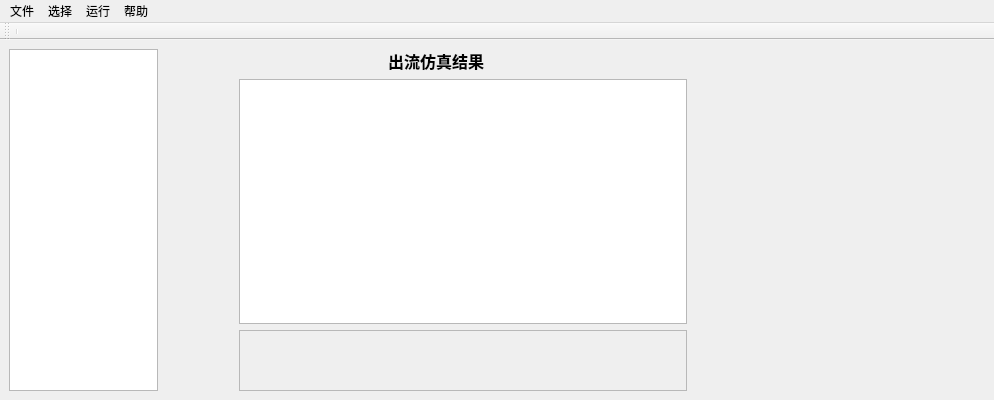
<?xml version="1.0" encoding="UTF-8"?>
<ui version="4.0">
 <class>MainWindow</class>
 <widget class="QMainWindow" name="MainWindow">
  <property name="geometry">
   <rect>
    <x>0</x>
    <y>0</y>
    <width>994</width>
    <height>400</height>
   </rect>
  </property>
  <property name="sizePolicy">
   <sizepolicy hsizetype="Preferred" vsizetype="Preferred">
    <horstretch>0</horstretch>
    <verstretch>0</verstretch>
   </sizepolicy>
  </property>
  <property name="windowTitle">
   <string>Sponge City</string>
  </property>
  <widget class="QWidget" name="centralwidget">
   <property name="sizePolicy">
    <sizepolicy hsizetype="MinimumExpanding" vsizetype="Minimum">
     <horstretch>0</horstretch>
     <verstretch>0</verstretch>
    </sizepolicy>
   </property>
   <property name="minimumSize">
    <size>
     <width>994</width>
     <height>0</height>
    </size>
   </property>
   <layout class="QHBoxLayout" name="horizontalLayout_2">
    <item>
     <layout class="QHBoxLayout" name="horizontalLayout" stretch="2,1,6,4">
      <item>
       <widget class="QListView" name="listView"/>
      </item>
      <item>
       <spacer name="horizontalSpacer_2">
        <property name="orientation">
         <enum>Qt::Horizontal</enum>
        </property>
        <property name="sizeHint" stdset="0">
         <size>
          <width>40</width>
          <height>20</height>
         </size>
        </property>
       </spacer>
      </item>
      <item>
       <layout class="QVBoxLayout" name="verticalLayout_2" stretch="1,4,1">
        <item>
         <layout class="QHBoxLayout" name="horizontalLayout_13" stretch="1,1,1">
          <item>
           <spacer name="horizontalSpacer_7">
            <property name="orientation">
             <enum>Qt::Horizontal</enum>
            </property>
            <property name="sizeType">
             <enum>QSizePolicy::Minimum</enum>
            </property>
            <property name="sizeHint" stdset="0">
             <size>
              <width>40</width>
              <height>20</height>
             </size>
            </property>
           </spacer>
          </item>
          <item>
           <widget class="QLabel" name="label_13">
            <property name="enabled">
             <bool>true</bool>
            </property>
            <property name="sizePolicy">
             <sizepolicy hsizetype="Preferred" vsizetype="Fixed">
              <horstretch>0</horstretch>
              <verstretch>0</verstretch>
             </sizepolicy>
            </property>
            <property name="text">
             <string>&lt;html&gt;&lt;head/&gt;&lt;body&gt;&lt;p&gt;&lt;span style=&quot; font-size:12pt; font-weight:600;&quot;&gt;出流仿真结果&lt;/span&gt;&lt;/p&gt;&lt;/body&gt;&lt;/html&gt;</string>
            </property>
           </widget>
          </item>
          <item>
           <spacer name="horizontalSpacer_8">
            <property name="orientation">
             <enum>Qt::Horizontal</enum>
            </property>
            <property name="sizeType">
             <enum>QSizePolicy::Minimum</enum>
            </property>
            <property name="sizeHint" stdset="0">
             <size>
              <width>40</width>
              <height>20</height>
             </size>
            </property>
           </spacer>
          </item>
         </layout>
        </item>
        <item>
         <widget class="QGraphicsView" name="green_roof_sim_curve">
          <property name="sizePolicy">
           <sizepolicy hsizetype="Preferred" vsizetype="Minimum">
            <horstretch>0</horstretch>
            <verstretch>0</verstretch>
           </sizepolicy>
          </property>
         </widget>
        </item>
        <item>
         <widget class="QFrame" name="frame">
          <property name="sizePolicy">
           <sizepolicy hsizetype="Preferred" vsizetype="Minimum">
            <horstretch>0</horstretch>
            <verstretch>0</verstretch>
           </sizepolicy>
          </property>
          <property name="frameShape">
           <enum>QFrame::StyledPanel</enum>
          </property>
          <property name="frameShadow">
           <enum>QFrame::Raised</enum>
          </property>
         </widget>
        </item>
       </layout>
      </item>
      <item>
       <spacer name="horizontalSpacer_3">
        <property name="orientation">
         <enum>Qt::Horizontal</enum>
        </property>
        <property name="sizeHint" stdset="0">
         <size>
          <width>40</width>
          <height>20</height>
         </size>
        </property>
       </spacer>
      </item>
     </layout>
    </item>
   </layout>
  </widget>
  <widget class="QMenuBar" name="menubar">
   <property name="geometry">
    <rect>
     <x>0</x>
     <y>0</y>
     <width>994</width>
     <height>22</height>
    </rect>
   </property>
   <widget class="QMenu" name="menu">
    <property name="title">
     <string>文件</string>
    </property>
    <widget class="QMenu" name="menu_5">
     <property name="title">
      <string>绿色屋顶</string>
     </property>
     <addaction name="action_open_observed_file"/>
     <addaction name="action_open_weather_file"/>
    </widget>
    <addaction name="separator"/>
    <addaction name="menu_5"/>
   </widget>
   <widget class="QMenu" name="menu_2">
    <property name="title">
     <string>选择</string>
    </property>
    <addaction name="actionDates"/>
   </widget>
   <widget class="QMenu" name="menu_3">
    <property name="title">
     <string>运行</string>
    </property>
    <widget class="QMenu" name="menusimulate">
     <property name="title">
      <string>仿真</string>
     </property>
     <addaction name="action_sim_green_roof"/>
    </widget>
    <widget class="QMenu" name="menusimulate_validate">
     <property name="title">
      <string>仿真和验证</string>
     </property>
     <addaction name="action_sim_and_val_green_roof"/>
    </widget>
    <addaction name="menusimulate"/>
    <addaction name="menusimulate_validate"/>
   </widget>
   <widget class="QMenu" name="menu_4">
    <property name="title">
     <string>帮助</string>
    </property>
   </widget>
   <addaction name="menu"/>
   <addaction name="menu_2"/>
   <addaction name="menu_3"/>
   <addaction name="menu_4"/>
  </widget>
  <widget class="QToolBar" name="toolBar">
   <property name="sizePolicy">
    <sizepolicy hsizetype="MinimumExpanding" vsizetype="Minimum">
     <horstretch>0</horstretch>
     <verstretch>0</verstretch>
    </sizepolicy>
   </property>
   <property name="windowTitle">
    <string>toolBar</string>
   </property>
   <attribute name="toolBarArea">
    <enum>TopToolBarArea</enum>
   </attribute>
   <attribute name="toolBarBreak">
    <bool>false</bool>
   </attribute>
   <addaction name="separator"/>
  </widget>
  <action name="action_openfile">
   <property name="text">
    <string>打开</string>
   </property>
  </action>
  <action name="action_sim_green_roof">
   <property name="text">
    <string>绿色屋顶</string>
   </property>
  </action>
  <action name="action_open_observed_file">
   <property name="text">
    <string>观测文件</string>
   </property>
  </action>
  <action name="action_open_weather_file">
   <property name="text">
    <string>气象文件</string>
   </property>
  </action>
  <action name="action_sim_and_val_green_roof">
   <property name="text">
    <string>绿色屋顶</string>
   </property>
  </action>
  <action name="actionDates">
   <property name="text">
    <string>仿真日期</string>
   </property>
  </action>
 </widget>
 <resources/>
 <connections/>
</ui>
